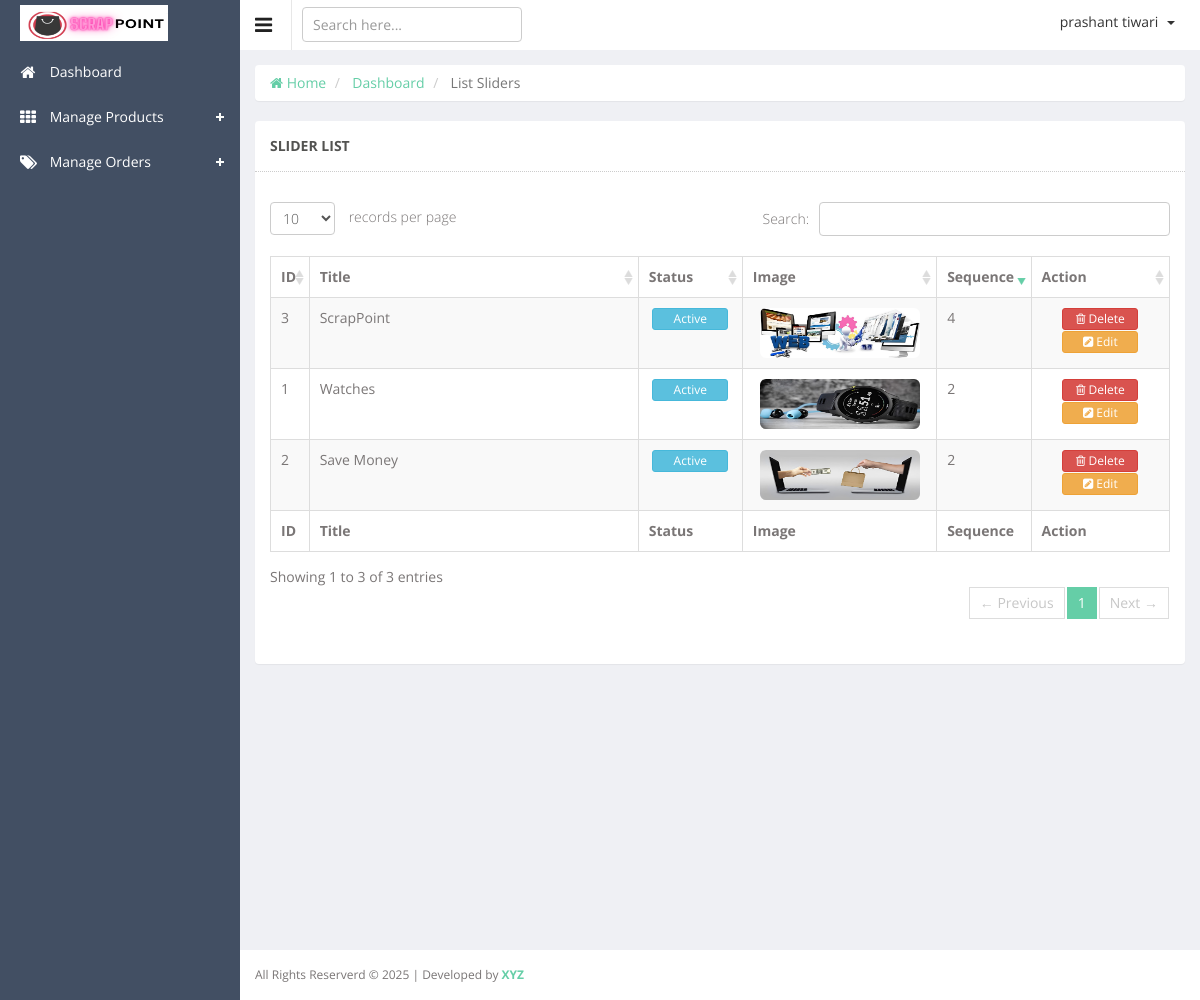
/admin/list-slider.php (signed in), run on the app's committed database.
### tables this page shows
CREATE TABLE `slides` (
  `id` int(11) NOT NULL COMMENT 'SLIDER ID',
  `slider_title` varchar(128) NOT NULL,
  `slider_file` text NOT NULL,
  `slider_status` enum('Active','Inactive') NOT NULL DEFAULT 'Active',
  `slider_sequence` int(11) NOT NULL,
  `created_at` datetime DEFAULT NULL,
  `updated_at` datetime DEFAULT NULL
);

### admin/app/Http/Controllers/View.php (called while the page is built, shortened)
<?php
class View
{
	public function loadContent($directory, $page_name)
	{
		include("resource/view/".$directory."/".$page_name.".php");
	}
}
?>

### admin/list-slider.php (called while the page is built, shortened)
<?php
include("app/Http/Controllers/View.php");
$view = new View;
$view->loadContent("include", "session");
$view->loadContent("include", "top");
$view->loadContent("content", "list-slider");
?>

### admin/app/Models/Eloquent.php (called while the page is built, shortened)
<?php
class Eloquent
{
	public $connection;
	public function __construct()
	{
		$this->connection = new PDO('mysql:host='.$GLOBALS['DBHOST'].';dbname='.$GLOBALS['DBNAME'].';charset=utf8', $GLOBALS['DBUSER'], $GLOBALS['DBPASS']);
		$this->connection->setAttribute(PDO::ATTR_ERRMODE, PDO::ERRMODE_EXCEPTION);
		$this->connection->setAttribute(PDO::ATTR_EMULATE_PREPARES, false);
	}
	public function selectData($columnName, $tableName, $whereValue = 0, $inColumn = 0, $inValue = 0, $formatBy = 0, $paginate = 0)
	{
		try
		{
			if($columnName == "*")
			{
				$sql1 = "SELECT ";
				$sql2 = "*";
			}
			$sql3 = " FROM `$tableName`";
			if(@$formatBy['GROUP'])
				$sql6 = " GROUP BY `" . $formatBy['GROUP'] . "`";
			else
				$sql6 = "";
			if(@$formatBy['ASC'])
				$sql7 = " ORDER BY `" . $formatBy['ASC'] . "` ASC";
			else if(@$formatBy['DESC'])
				$sql7 = " ORDER BY `" . $formatBy['DESC'] . "` DESC";
			else
				$sql7 = "";
			if($paginate != 0)
				$sql8 = " LIMIT " . $paginate['POINT'] . ", " . $paginate['LIMIT'];
			else
				$sql8 = "";
			if($whereValue != 0)
			{
				$sql4 = " WHERE ";
				foreach($whereValue AS $wa1Column => $wa1Value)
				{
					@$sql5 .= $wa1Column . " = " . "'" . $wa1Value . "' AND ";
				}
				$sql5 = trim($sql5); $sql5 = rtrim($sql5, "AND"); $sql5 = trim($sql5);
				$preSQL = $sql1 . $sql2 . $sql3 . $sql4 . $sql5 . $sql6 . $sql7 . $sql8;
			}
			else
			{
				if($inValue != 0)
				{
					$preSQL = $sql1 . $sql2 . $sql3 . $sql4 . $sql5 . $sql6 . $sql7 . $sql8;
				}
				else
				{
					$preSQL = $sql1 . $sql2 . $sql3 . $sql6 . $sql7 . $sql8;
				}
			}
			$query = $this->connection->prepare($preSQL);
			$query->execute();
			$dataSelected = $query->fetchAll(PDO::FETCH_ASSOC);
			return $dataSelected;
		}
		catch(Exception $e)
		{
			return 0;
		}
	}
}
?>

### admin/resource/view/content/list-slider.php (the view, shortened to what this page needs)
<?php
include("app/Models/Eloquent.php");
$eloquent = new Eloquent;
$columnName = "*";
$tableName = "slides";
$sliderList = $eloquent->selectData($columnName, $tableName);
?>
<div class="wrapper">
	<div class="row">
		<div class="col-sm-12">
			<ul class="breadcrumb panel">
				<li><a href="dashboard.php"><i class="fa fa-home"></i> Home </a></li>
				<li><a href="dashboard.php"> Dashboard </a></li>
				<li class="active"> List Sliders </li>
			</ul>
			<section class="panel">
				<header class="panel-heading">
					SLIDER LIST
				</header>
				<div class="panel-body">
					<div class="adv-table">
						<table class="display table table-bordered table-striped" id="dynamic-table">
							<thead>
								<tr>
									<th style="width:5%;"> ID </th>
									<th style="width:40%;"> Title </th>
									<th style="width:12%;"> Status </th>
									<th style="width:20%;"> Image </th>
									<th style="width:5%;"> Sequence </th>
									<th style="width:18%;"> Action </th>
								</tr>
							</thead>
							<tbody>
							<?php
								$n=1;
								foreach($sliderList AS $eachRow)
								{
									echo '
									<tr>
										<td>'. $n .'</td>
										<td>'. $eachRow['slider_title'] .'</td>
										<td class="center">
											<form method="post" action="">
												<input type="hidden" name="slider_status_id" value="'. $eachRow['id'] .'" />
												<input type="hidden" name="current_status" value="'. $eachRow['slider_status'] .'" />
												<button name="change_status" class="btn btn-info btn-xs" style="width: 76px;" type="submit">'. $eachRow['slider_status'] .'</button>
											</form>
										</td>
										<td class="center">
											<a target="_blank" href="'. $GLOBALS['SLIDES_DIRECTORY'] . $eachRow['slider_file'] .'">
												<img src="'. $GLOBALS['SLIDES_DIRECTORY'] . $eachRow['slider_file'] .'" class="img-rounded" height="50px" width="160px" />
											</a>
										</td>
										<td>'. $eachRow['slider_sequence'] .'</td>
										<td class="center">
											<div class="row">
											<a data-id="'. $eachRow['id'] .'" class="btn btn-danger btn-xs deleteButton" href="#deleteModal" style="width: 76px;" data-toggle="modal">
												<i class="fa fa-trash-o"></i> Delete
											</a>
												<form method="post" action="edit-slider.php" style="display: inline;">
													<input type="hidden" name="id" value="'. $eachRow['id'] .'"/>
													<button name="try_edit" class="btn btn-warning btn-xs" style="width: 76px;" type="submit">
														<i class="fa fa-pencil-square"></i> Edit
													</button>
												</form>
											</div>
										</td>
									</tr>
									';
									$n++;
								}
							?>
							</tbody>
							<tfoot>
								<tr>
									<th> ID </th>
									<th> Title </th>
									<th> Status </th>
									<th> Image </th>
									<th> Sequence </th>
									<th> Action </th>
								</tr>
							</tfoot>
						</table>
					</div>
				</div>
			</section>
		</div>
	</div>
</div>

### admin/public/js/datatable/css/demo_table.css (style rules this page uses)
table.display { margin: 0 auto; clear: both; width: 100%; }
table.display thead th { padding: 3px 18px 3px 10px; border-bottom: 1px solid black; font-weight: bold; cursor: pointer; * cursor: hand; }
table.display tfoot th { padding: 3px 18px 3px 10px; border-top: 1px solid black; font-weight: bold; }
table.display td { padding: 3px 10px; }
table.display td.center { text-align: center; }
.sorting_desc { background: url('../images/sort_desc.png') no-repeat center right; }
.sorting { background: url('../images/sort_both.png') no-repeat center right; }
tr.odd { background-color: #E2E4FF; }
tr.even { background-color: white; }
tr.odd td.sorting_1 { background-color: #D3D6FF; }
tr.even td.sorting_1 { background-color: #EAEBFF; }

### admin/public/css/custom.css (style rules this page uses)
ul, .list-unstyled { padding-left: 30px; }

### data on the page
slides: slider_title "Watches", slider_status "Active", slider_file (picture), slider_sequence "2"
slides: slider_title "Save Money", slider_status "Active", slider_file (picture), slider_sequence "2"
slides: slider_title "ScrapPoint", slider_status "Active", slider_file (picture), slider_sequence "4"

### other printed values
$_SESSION['SMC_login_admin_name'] "prashant tiwari"
